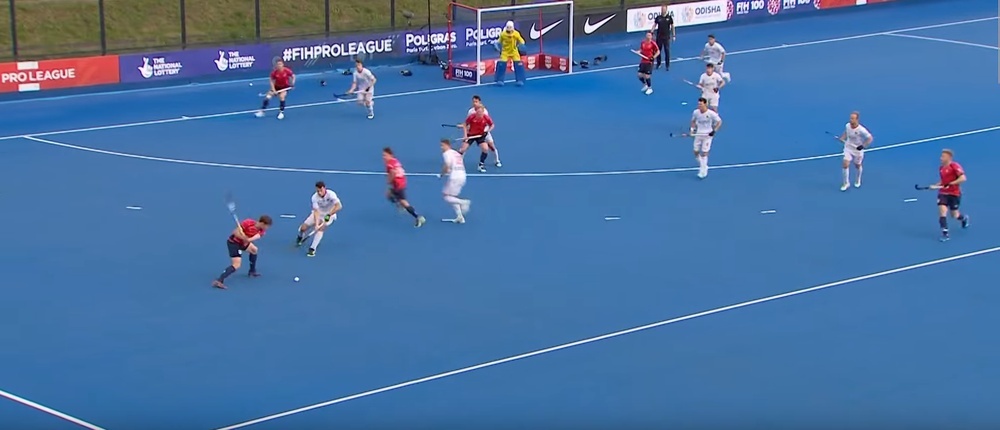
#> input picture ai/test2.jpg, 1000 x 430 px, shrunk from 1915 x 823 before the run
$ python -i hough_trasnform.py   (imports and definitions only)
#> lines starting #> are read from the running program, lines starting #| are printed output that depends on the picture; after the words box and inside, x2 and y2 are one past the last pixel; in counts of white or black regions, pixels touching at a corner belong together
#> further down, picture is the input picture: shape (430, 1000, 3); mean B, G, R 163.5, 114.6, 72
import numpy as np
import cv2


def hough_transform(img):

    gray = cv2.cvtColor(img, cv2.COLOR_BGR2GRAY)
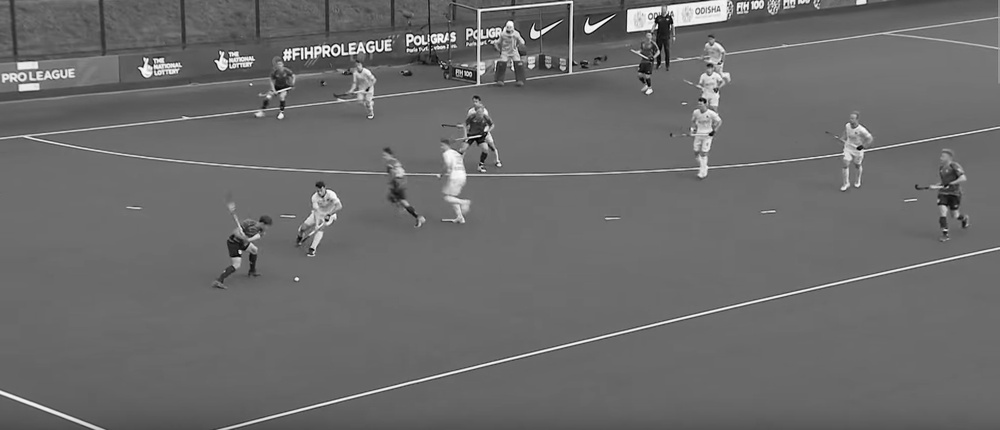
#> gray: shape (430, 1000); min 1, max 254, mean 107.4
    edges = cv2.Canny(gray,50,150,apertureSize = 3)
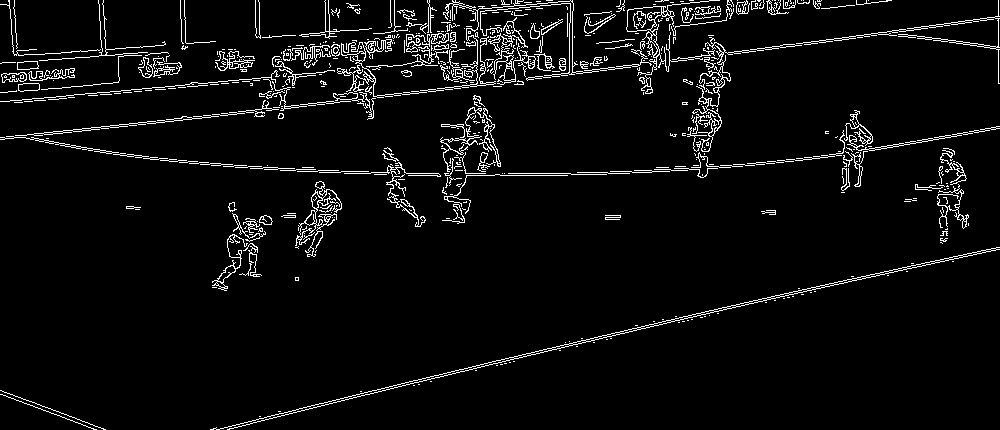
#> edges: shape (430, 1000); 4.7% white in thin lines or dots

    lines = cv2.HoughLinesP(edges,1,np.pi/180,120,minLineLength=10,maxLineGap=35)
#> lines = 57 rows, first 6: [118, 127, 957, 24], [510, 359, 991, 248], [500, 360, 632, 328], [0, 137, 435, 91], [10, 100, 673, 42], [285, 50, 856, 0]
    if lines is not None:
        for line in lines:
            x1,y1,x2,y2 = line[0]
            cv2.line(img,(x1,y1),(x2,y2),(0,0,0),5)
#> this loop made 57 passes
#> (x1, y1, x2, y2) on passes 1 to 12: (118, 127, 957, 24), (510, 359, 991, 248), (500, 360, 632, 328), (0, 137, 435, 91), (10, 100, 673, 42), (285, 50, 856, 0), (219, 59, 777, 10), (259, 418, 359, 394), (567, 16, 803, 0), (227, 60, 730, 16), (240, 69, 588, 33), (255, 113, 283, 110)
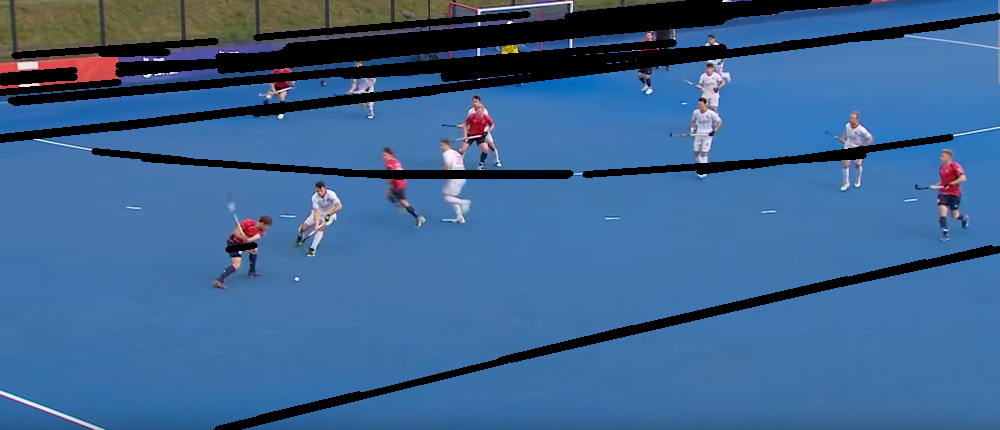
#> img: shape (430, 1000, 3); 12.31% of pixels changed, all inside (x1, y1, x2, y2) = (0, 0, 1000, 430)

    return img

>>> import cv2
>>> picture = cv2.imread('../test2.jpg')
>>> result = hough_transform(picture)
